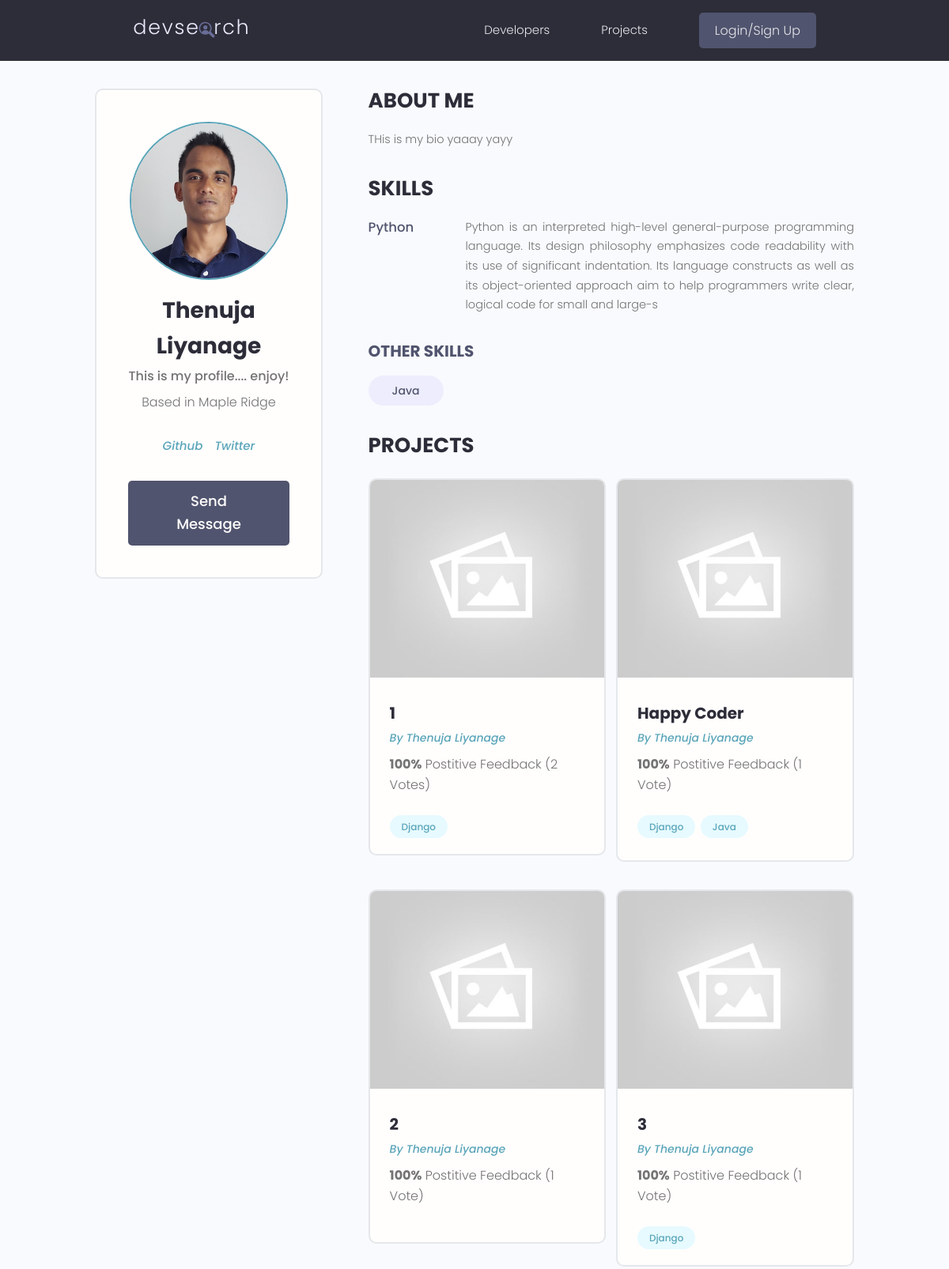
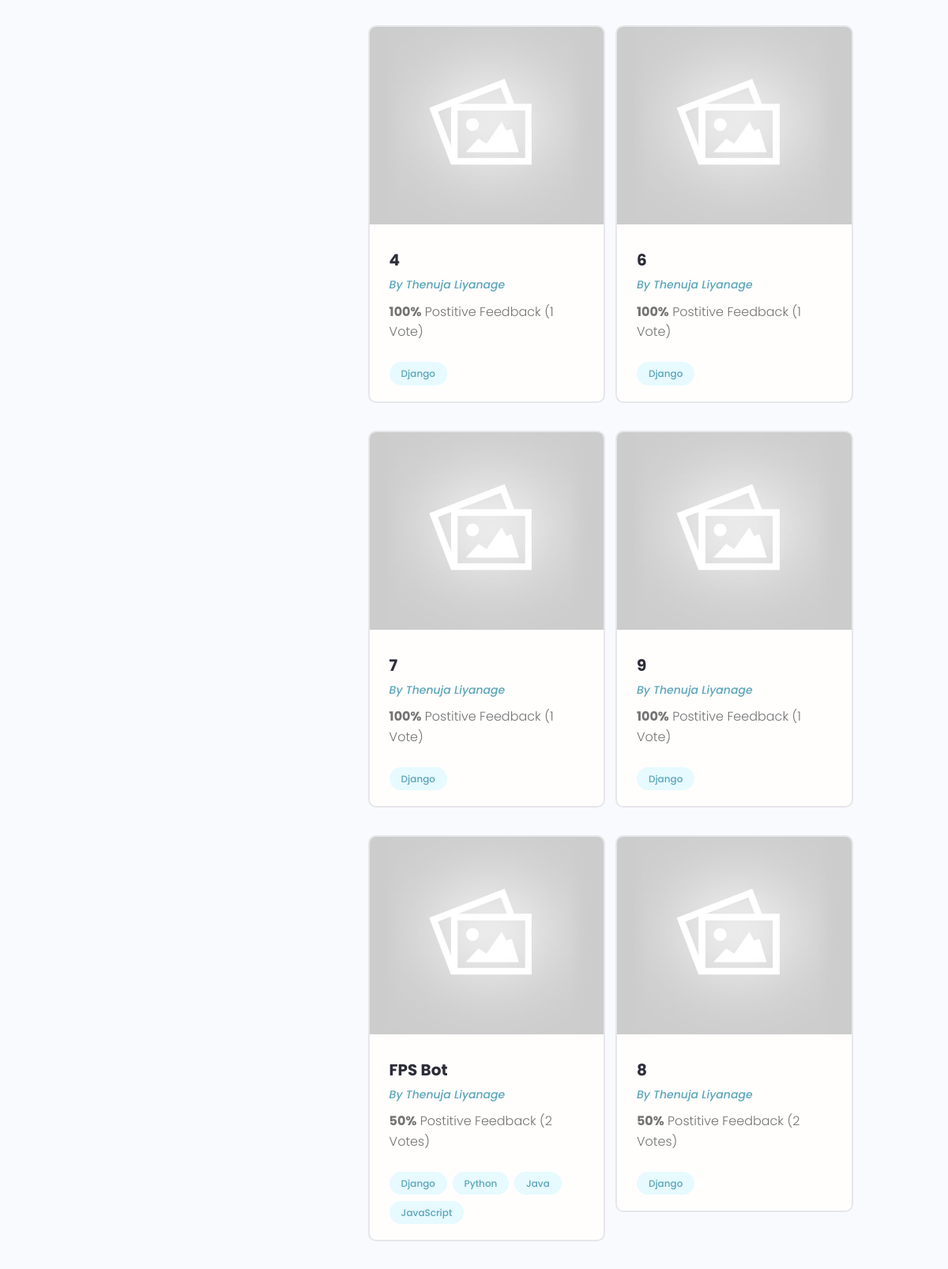
The page /developer/3a0c7309-f74f-40bd-8c49-f1acd0257e56 (upper part) on the database its author committed (2 pictures, top to bottom).
### users/models.py (models this page shows, shortened)
class Profile(models.Model):
    user = models.OneToOneField(User, on_delete=models.CASCADE, null=True, blank=True )
    first_name = models.CharField(max_length=100)
    last_name = models.CharField(max_length=100)
    username = models.CharField(max_length=80, null=True, blank=True)
    email = models.EmailField(max_length=80, null=True, blank=True)
    city = models.CharField(max_length=100)
    country = models.CharField(max_length=100)
    short_intro = models.CharField(max_length=200, blank=True, null=True)
    bio = models.TextField(blank=True, null=True)
    profile_image = models.ImageField(null=True, blank=True, upload_to='profile-pics/', default="profile-pics/user-default.png")
    social_github = models.CharField(max_length=200, blank=True, null=True)
    social_twitter = models.CharField(max_length=200, blank=True, null=True)
    social_linkedin = models.CharField(max_length=200, blank=True, null=True)
    social_youtube = models.CharField(max_length=200, blank=True, null=True)
    social_website = models.CharField(max_length=200, blank=True, null=True)
    created_date = models.DateTimeField(auto_now_add=True)
    id = models.UUIDField(default=uuid.uuid4, unique=True, primary_key=True, editable=False)
    @property
    def image_url(self):
        try:
            url = self.profile_image.url
        except:
            url = "/static/images/profile-pics/user-default.png"
        return url
    class Meta:
        ordering = ['created_date']

class Skill(models.Model):
    id = models.UUIDField(default=uuid.uuid4, unique=True, primary_key=True, editable=False)
    created_date = models.DateTimeField(auto_now=True)
    name = models.CharField(max_length=200)
    owner = models.ForeignKey(Profile, on_delete=models.CASCADE, null=True, blank=True)
    description = models.TextField(max_length=300, null=True, blank=True)

### projects/models.py (models this page shows, shortened)
class Project(models.Model):
    owner = models.ForeignKey(Profile, null=True, blank=True, on_delete=models.CASCADE)
    title = models.CharField(max_length=200)
    description = models.TextField(null=True, blank=True)
    tags = models.ManyToManyField('Tag', blank=True)
    featured_image = models.ImageField(null=True, blank=True, default='default.jpg')
    vote_total = models.IntegerField(default=0, blank=True, null=True)
    vote_ratio = models.IntegerField(default=0, blank=True, null=True)
    demo_link = models.CharField(null=True, blank=True, max_length=2000)
    source_link = models.CharField(null=True, blank=True, max_length=2000)
    created = models.DateTimeField(auto_now_add=True)
    id = models.UUIDField(default=uuid.uuid4, unique=True, primary_key=True, editable=False)
    @property
    def image_url(self):
        try:
            url = self.featured_image.url
        except:
            url = '/static/images/default.jpg'
        return url
    class Meta:
            ordering = ['-vote_ratio', '-vote_total', 'created']

class Tag(models.Model):
    name = models.CharField(max_length=200)
    created = models.DateTimeField(auto_now_add=True)
    id = models.UUIDField(default=uuid.uuid4,unique=True, primary_key=True, editable=False)
    def __str__(self):
        return self.name

### users/views.py (the view)
# urls.py: path('developer/<str:pk>', views.developer, name='profile'),
def developer(request, pk):
    profile = Profile.objects.get(id=pk)
    topSkill = profile.skill_set.exclude(description="")
    otherSkill = profile.skill_set.filter(description="")
    context = {'profile': profile, 'topSkill': topSkill, 'otherSkill': otherSkill}
    return render(request, 'users/user-profile.html', context)

### users/templates/users/user-profile.html (shortened to what this page needs)
{%extends 'main.html'%}
{%block content%}
<main class="profile my-md">
    <div class="container">
      <div class="layout">
        <div class="column column--1of3">
          <div class="card text-center">
            <div class="card__body dev">
              <img class="avatar avatar--xl" src="{{profile.image_url}}" />
              <h2 class="dev__name">{{profile.first_name}} {{profile.last_name}}</h2>
              <p class="dev__title">{{profile.short_intro}}</p>
              <p class="dev__location">Based in {{profile.city}}</p>
              <ul class="dev__social">
                {% if profile.social_github %}
                  <li>
                    <a title="Github" href="{{profile.social_github}}" target="_blank"><i class="im im-github">Github</i></a>
                  </li>
                {% endif %}
                {%if profile.social_twitter%}
                  <li>
                    <a title="Twitter" href="{{profile.social_twitter}}" target="_blank"><i class="im im-twitter">Twitter</i></a>
                  </li>
                {%endif%}
            </ul>
              {% if request.user.profile.id != profile.id %}
              <a href="{% url 'send-message' profile.id %}" class="btn btn--sub btn--lg">Send Message </a>
              {% endif %}
            </div>
          </div>
        </div>
        <div class="column column--2of3">
          <div class="devInfo">
            <h3 class="devInfo__title">About Me</h3>
            <p class="devInfo__about">
              {{profile.bio}}
            </p>
          </div>
          <div class="devInfo">
            <h3 class="devInfo__title">Skills</h3>
            <div class="devInfo__skills">
              <div class="devSkill">
                {% for item in topSkill %}
                <h4 class="devSkill__title">{{item.name}}</h4>
                <p class="devSkill__info">
                  {{item.description}}
                </p>
                {%endfor%}
              </div>
              <h3 class="devInfo__subtitle">Other Skills</h3>
              <div class="devInfo__otherSkills">
                {%for skill in otherSkill%}
                <span class="tag tag--pill tag--sub tag--lg">
                  <small>{{skill.name}}</small>
                </span>
                {%endfor%}
              </div>
            </div>
          </div>
          <div class="devInfo">
            <h3 class="devInfo__title">Projects</h3>
            <div class="grid grid--two">
              {%for project in profile.project_set.all%}
              <div class="column">
                <div class="card project">
                  <a href="{% url 'project' project.id%}" class="project">
                    <img class="project__thumbnail" src="{{project.image_url}}" alt="project thumbnail" />
                    <div class="card__body">
                      <h3 class="project__title">{{project.title}}</h3>
                      <p><a class="project__author" href="{% url 'profile' project.owner.id%}">By {{project.owner.first_name}} {{project.owner.last_name}}</a></p>
                      <p class="project--rating">
                        <span style="font-weight: bold;">{{project.vote_ratio}}%</span> Postitive
                        Feedback ({{project.vote_total}} Vote{{project.vote_total|pluralize:"s"}})
                      </p>
                      <div class="project__tags">
                        {%for tag in project.tags.all%}
                        <span class="tag tag--pill tag--main">
                          <small>{{tag}}</small>
                        </span>
                        {%endfor%}
                      </div>
                    </div>
                  </a>
                </div>
              </div>
              {%endfor%}
            </div>
          </div>
        </div>
      </div>
    </div>
  </main>
{%endblock content%}

### static/styles/app.css (style rules this page uses)
:root { --color-sub: #2d2d39; }
.btn--sub { background-color: var(--color-sub-light); }
.card { border: 2px solid var(--color-light); }
img { width: 100%; }
.profile .card > .dev { padding: 4rem; }
.dev__name { color: var(--color-sub); font-size: 2.8rem; font-weight: 700; margin-top: 1rem; margin-bottom: 0.5rem; }
.dev__title { font-size: 1.6rem; font-weight: 500; line-height: 1.3; }
.dev__location { margin-top: 1rem; }
.dev__social { margin: 3rem 0; list-style: none; display: flex; justify-content: center; gap: 1.5rem; }
.devInfo { margin-bottom: 3rem; }
.devInfo__title, .devInfo__subtitle { font-size: 2.6rem; color: var(--color-sub); text-transform: uppercase; font-weight: 700; margin-bottom: 1.5rem; }
.devInfo__subtitle { font-size: 2rem; color: var(--color-sub-light); }
.devInfo__about, .devSkill__info { font-size: 1.45rem; line-height: 1.7; text-align: justify; }
.devSkill { margin-bottom: 3rem; }
.devSkill__title { font-size: 1.65rem; font-weight: 500; color: var(--color-sub-light); }
@media screen and (min-width: 700px) { .devSkill { display: flex; justify-content: space-between; gap: 3rem; } }
@media screen and (min-width: 700px) { .devSkill__info { flex-basis: 80%; } }
.project__author { font-size: 1.4rem; font-style: italic; }
.project--rating { margin-bottom: 1.6em; margin-top: .5em; }
.project__thumbnail { height: 25rem; object-fit: cover; object-position: top center; }
.project__title { font-size: 2rem; font-weight: 700; color: var(--color-sub); }

### static/uikit/styles/modules/_variables.css (style rules this page uses)
:root { --color-main: #5aa5b9; --color-main-light: #e6faff; --color-sub: #3f4156; --color-sub-light: #51546e; --color-sub-lighter: #ededfd; --color-text: #737373; --color-gray: #8b8b8b; --color-light: #e5e7eb; --color-light-gray: #767676; --color-bg: #f8fafd; --color-white: #fffefd; --color-white-light: #f3f3f3; --color-success: #359e64; --color-success-bg: #def8e8; --color-error: #fc4b0b; --color-error-bg: #fff2ee; --font-base: 'Poppins', arial, helvetica, 'Segoe UI', roboto, ubuntu, sans-serif; --font-monospace: 'Fira Code', 'Courier New', courier, monospace; --font-regular: 300; --font-medium: 500; --font-bold: 700; --generic-shadow: 1px 1px 5px #00000010; --generic-transition: all 0.3s ease-in-out; }

### static/uikit/styles/modules/_base.css (style rules this page uses)
* { margin: 0; padding: 0; box-sizing: border-box; text-rendering: optimizeLegibility; color: inherit; font-size: inherit; }
html { font-size: 50%; }
@media only screen and (min-width: 480px) { html { font-size: 56.25%; } }
@media only screen and (min-width: 1200px) { html { font-size: 62.5%; } }
body { line-height: 1.6; font-weight: 400; font-size: 1.5rem; color: var(--color-text); background-color: var(--color-bg); min-height: 100vh; }

### static/uikit/styles/modules/_typography.css (style rules this page uses)
* { font-family: var(--font-base); }
h2 { font-size: 3.6rem; font-weight: var(--font-bold); }
h3 { font-size: 3.2rem; font-weight: var(--font-medium); }
h4 { font-size: 2.8rem; font-weight: var(--font-medium); }
p, span, strong { font-size: 1.6rem; color: var(--color-text); font-weight: var(--font-regular); }
a { padding-bottom: 2px; text-decoration: none; display: inline-block; color: var(--color-main); font-weight: var(--font-medium); }

### static/uikit/styles/modules/_utilities.css (style rules this page uses)
.container { width: 92%; max-width: 165rem; margin: 0 auto; box-sizing: border-box; }
@media screen and (min-width: 1000px) { .container { width: 90%; } }
@media screen and (min-width: 1200px) { .container { width: 80%; } }
.text-center { text-align: center; }
.my-md { margin: 3rem auto; }

### static/uikit/styles/modules/_avatar.css (style rules this page uses)
.avatar { border-radius: 50%; border: 2px solid var(--color-main); object-fit: cover; }
.avatar--xl { height: 20rem; width: 20rem; }

### static/uikit/styles/modules/_button.css (style rules this page uses)
.btn { display: inline-block; position: relative; cursor: pointer; background-color: var(--color-light); font-weight: var(--font-medium); color: var(--color-sub); text-decoration: none; padding: 1rem 2rem; border-radius: 0.5rem; border: none; width: -webkit-fit-content; width: -moz-fit-content; width: fit-content; height: -webkit-fit-content; height: -moz-fit-content; height: fit-content; font-size: 1.6rem; outline-width: 0; outline-color: transparent; -webkit-backface-visibility: hidden; backface-visibility: hidden; transition: all 0.3s ease-in-out; }
.btn--sub { background-color: var(--color-sub); color: var(--color-white); }
.btn--lg { font-size: 1.8rem; padding: 1.2rem 4.5rem; }

### static/uikit/styles/modules/_card.css (style rules this page uses)
.card { border-radius: 1rem; background-color: var(--color-white); border: 1.5px solid var(--color-light); width: auto; height: auto; margin-top: 0.5rem; margin-bottom: 0.5rem; overflow: hidden; }
.card__body, .card__header { padding: 2rem 2.5rem; }

### rows shown on the page
Profile: image_url (picture), first_name "Thenuja", last_name "Liyanage", short_intro "This is my profile.... enjoy!", city "Maple Ridge", bio "THis is my bio yaaay yayy"
Skill: name "Python", description "Python is an interpreted high-level general-purpose programming language. Its design philosophy emphasizes code readability with its use of significant indentation. Its language constructs as well as its object-oriented approach aim to help programmers write clear, logical code for small and large-s"
Skill: name "Java"
Project: image_url (placeholder picture), title "1", owner.first_name "Thenuja", owner.last_name "Liyanage", vote_ratio "100", vote_total "2"
Tag: name "Django"
Project: image_url (placeholder picture), title "Happy Coder", owner.first_name "Thenuja", owner.last_name "Liyanage", vote_ratio "100", vote_total "1"
Tag: name "Java"
Project: image_url (placeholder picture), title "2", owner.first_name "Thenuja", owner.last_name "Liyanage", vote_ratio "100", vote_total "1"
Project: image_url (placeholder picture), title "3", owner.first_name "Thenuja", owner.last_name "Liyanage", vote_ratio "100", vote_total "1"
Project: image_url (placeholder picture), title "4", owner.first_name "Thenuja", owner.last_name "Liyanage", vote_ratio "100", vote_total "1"
Project: image_url (placeholder picture), title "6", owner.first_name "Thenuja", owner.last_name "Liyanage", vote_ratio "100", vote_total "1"
Project: image_url (placeholder picture), title "7", owner.first_name "Thenuja", owner.last_name "Liyanage", vote_ratio "100", vote_total "1"
Project: title "9", owner.first_name "Thenuja", owner.last_name "Liyanage", vote_ratio "100", vote_total "1"
Project: title "FPS Bot", owner.first_name "Thenuja", owner.last_name "Liyanage", vote_ratio "50", vote_total "2"
Tag: name "Python"
Tag: name "JavaScript"
Project: title "8", owner.first_name "Thenuja", owner.last_name "Liyanage", vote_ratio "50", vote_total "2"
